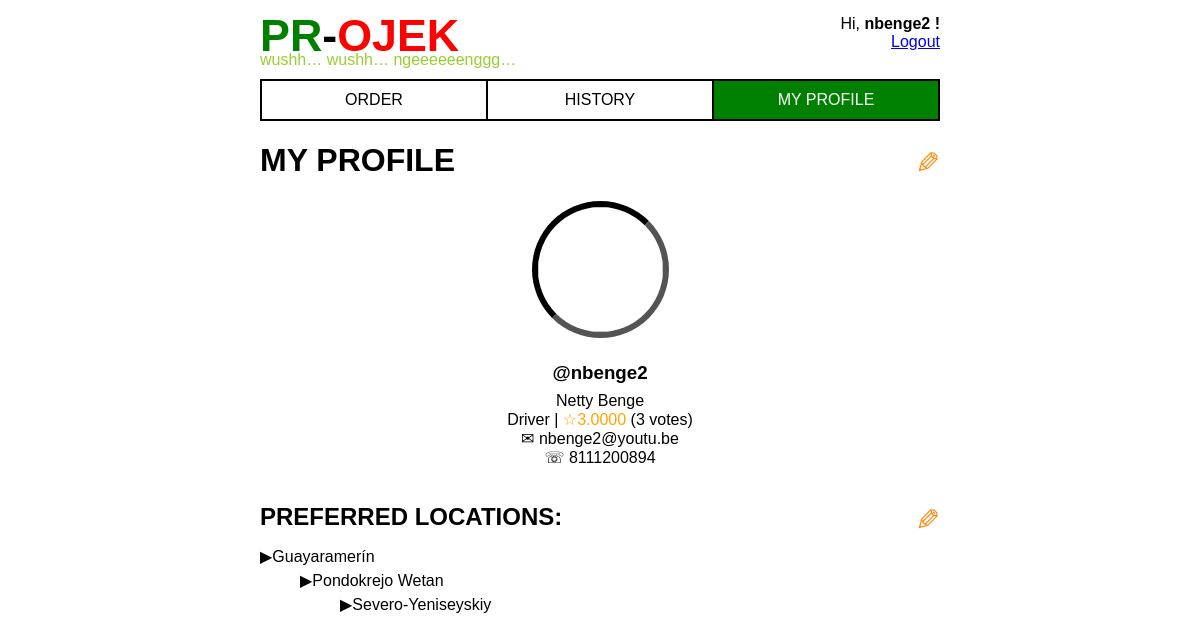
Page /site/profile/index.php?id=3 on the committed database.
### tables this page shows
CREATE TABLE `users` (
  `id` int(11) NOT NULL AUTO_INCREMENT,
  `username` varchar(20) NOT NULL,
  `password` varchar(60) NOT NULL,
  `full_name` varchar(255) NOT NULL,
  `email` varchar(255) NOT NULL,
  `phone_number` varchar(100) NOT NULL,
  `is_driver` tinyint(1) NOT NULL,
  PRIMARY KEY (`id`),
  UNIQUE KEY (`username`)
);

CREATE TABLE `locations` (
  `id` int(11) NOT NULL AUTO_INCREMENT,
  `driver_id` int(11) NOT NULL,
  `name` varchar(255) NOT NULL,
  PRIMARY KEY (`id`),
  FOREIGN KEY (`driver_id`) REFERENCES `users` (`id`) ON DELETE RESTRICT ON UPDATE CASCADE
);

### site/profile/index.php (called while the page is built)
<?php
require_once __DIR__ . '/../../app/autoload.php';
require_once __DIR__ . '/../../app/model/User.php';
$data->current_user = User::get_by_id($_GET['id']);
$data->current_tab = 'profile';
require __DIR__ . '/../../app/view/html.view.php';
require __DIR__ . '/../../app/view/status.view.php';
require __DIR__ . '/../../app/view/profile/profile.view.php';
require __DIR__ . '/../../app/view/html_end.view.php';
?>

### app/autoload.php (called while the page is built, shortened)
<?php
$data = new stdClass ();
$data->doc_root = $DOC_ROOT;
?>

### app/db.php (called while the page is built, shortened)
<?php
class Db {
    private static $connection = null;
    public static function get_connection () {
        global $DB_CONNECTION_STRING, $DB_USER, $DB_PASS;
        if (self::$connection == null) {
            $connection = new PDO ($DB_CONNECTION_STRING, $DB_USER, $DB_PASS);
            $connection->setAttribute
                (PDO::ATTR_ERRMODE, PDO::ERRMODE_EXCEPTION);
            self::$connection = $connection;
        }
        return self::$connection;
    }
}
?>

### app/model/User.php (called while the page is built, shortened)
<?php
require_once __DIR__ . '/../db.php';
require_once __DIR__ . '/BaseModel.php';
class User extends BaseModel {
    public $id;
    private $driver_popularity;
    public static function get_by_id ($id) {
        $stmt =
            Db::get_connection ()->prepare ("SELECT * FROM users WHERE id=:id");
        $stmt->bindParam (':id', $id);
        $stmt->execute ();
        return $stmt->fetchObject ('User');
    }
    public function get_locations () {
        $stmt =
            Db::get_connection ()->prepare
                ("SELECT * FROM locations WHERE driver_id=:driver_id");
        $stmt->bindParam (':driver_id', $this->id);
        $stmt->execute ();
        return $this->locations =
            $stmt->fetchAll (PDO::FETCH_CLASS, 'Location');
    }
    public function get_driver_popularity () {
        if (isset ($this->driver_popularity)) {
            return $this->driver_popularity;
        }
        $stmt =
            Db::get_connection ()->prepare
                ("SELECT * FROM popularities WHERE driver_id=:driver_id");
        $stmt->bindParam (':driver_id', $this->id);
        $stmt->execute ();
        return $this->driver_popularity = $stmt->fetchObject ('Popularity');
    }
}
?>

### app/model/BaseModel.php (called while the page is built, shortened)
<?php
class BaseModel {
    public function __get ($name) {
        $method_name = "get_" . $name;
        if (method_exists ($this, $method_name)) {
            return $this->$method_name ();
        }
        return null;
    }
}
?>

### app/view/profile/profile.view.php (the view)
<div class="profile-container">
	<div class="profile-title-container">
		<div class="section-title">
			<h1>MY PROFILE</h1>
		</div>
		<div class="edit-button">
			<div><a href="edit.php?id=<?php echo htmlspecialchars($data->current_user->id) ?>">&#10000;</a></div>
		</div>
	</div>
	<div class="profile-content-container">
		<img class="image-circle" src="<?= $data->doc_root ?>/api/avatar.php?id=<?= $data->current_user->id ?>"/>
		<h3>@<?php echo $data->current_user->username ?></h3>
		<div class="profile-information-container">
			<?php echo $data->current_user->full_name ?><br>
			<?php if($data->current_user->is_driver == 1){?>
				Driver | <span id="driver-status">&#9734;<?php echo $data->current_user->driver_popularity->rating ?? '-' ?></span> (<?php echo $data->current_user->driver_popularity->vote_count ?? '-' ?> votes)
			<?php }else{?>
				Non-Driver
			<?php }?><br>
			&#9993; <?php echo $data->current_user->email ?><br>
			&#9743; <?php echo $data->current_user->phone_number ?></p>
		</div>
	</div>
	<div class="location-container">
		<div class="location-title-container">
			<div class="sub-section-title">
				<h2>PREFERRED LOCATIONS:</h2>
			</div>
			<div class="edit-button">
				<div><a href="locations.php?id=<?php echo htmlspecialchars($data->current_user->id)?>">&#10000;</a></div>
			</div>
		</div>
		<div class="list-container">
			<?php $count = 1; ?>
			<?php foreach ($data->current_user->locations as $location) { ?>
			<ul>
				<li><?php echo $location->name ?></li>
			<?php $count = $count+1;} ?>
			<?php
				for ($i = 0; $i < $count; $i++) {
					echo '</ul>';
				}
			?>
		</div>
	</div>
</div>

### app/view/status.view.php
<header class="status">
<div class="logo">
  <div class="title"><span>PR</span>-<span>OJEK</span></div>
  <div class="sub-title">wushh&hellip; wushh&hellip; ngeeeeeenggg&hellip;</div>
</div>
<div class="login-info">
  <div>Hi, <b><?= $data->current_user->username ?>&nbsp;!</b></div>
  <div><a href="<?= $data->doc_root ?>/index.php">Logout</a></div>
</div>
<nav class="navtab">
  <a id="navtab-order" class="<?= $data->current_tab == 'order' ? 'selected' : '' ?>" href="<?= $data->doc_root ?>/order/index.php?id=<?= $data->current_user->id ?>">Order</a>
  <a id="navtab-history" class="<?= $data->current_tab == 'history' ? 'selected' : '' ?>" href="<?= $data->doc_root ?>/history/index.php?id=<?= $data->current_user->id ?>">History</a>
  <a id="navtab-profile" class="<?= $data->current_tab == 'profile' ? 'selected' : '' ?>" href="<?= $data->doc_root ?>/profile/index.php?id=<?= $data->current_user->id ?>">My Profile</a>
</nav>
</header>

### site/static/main.css (style rules this page uses)
html { height: 100%; }
body { min-height: 100%; max-width: 680px; margin: auto; display: flex; flex-direction: column; align-items: stretch; font-family: Arial, Helvetica, sans-serif; }
.title { font-family: 'Bebas Neue', 'Arial Narrow', sans-serif; font-size: 2.8em; font-weight: bold; text-transform: uppercase; }
.status { display: flex; flex-wrap: wrap; justify-content: space-between; margin-top: 10px; }
.login-info { padding-top: 5px; display: flex; flex-direction: column; align-items: flex-end; }
.logo { margin-bottom: 10px; }
.logo > .title > span:first-child { color: green; }
.logo > .title > span:last-child { color: red; }
.logo > .sub-title { color: yellowgreen; margin-top: -10px; }
.navtab { width: 100%; display: flex; }
.navtab > a { text-decoration: none; color: black; padding: 10px; border: solid 2px black; border-left: none; width: 0px; flex-grow: 1; text-align: center; text-transform: uppercase; }
.navtab > a:first-child { border-left: solid 2px black; }
.navtab > a.selected { background-color: green; color: white; }
.edit-button a { text-decoration: none; color: #ff8b0e; font-size: 30px; }
.edit-button div { -ms-transform: rotate(180deg); -webkit-transform: rotate(180deg); transform: rotate(180deg); }
.profile-title-container > .section-title, .profile-title-container > .edit-button { display: inline-block; }
.profile-title-container { display: flex; justify-content: space-between; align-items: center; }
.image-circle { border-radius: 50%; border: inset 6px black; height: 125px; width: 125px; align-self: center; margin-bottom: 5px; }
.profile-content-container { display: flex; flex-direction: column; text-align: center; font-family: "Arial"; }
.profile-information-container { margin-top: -10px; }
#driver-status { color: orange; }
.location-title-container { display: flex; flex-direction: row; justify-content: space-between; align-items: center; }
.list-container { margin-left: -40px; margin-top: -20px; }
.list-container ul { list-style: none; }
.list-container li { list-style: none; margin-bottom: 5px; }
.list-container ul li:before { content: "\25b6"; }

### rows in the picture
users: username "nbenge2", full_name "Netty Benge", email "nbenge2@youtu.be", phone_number "8111200894"
locations: name "Guayaramerín"
locations: name "Pondokrejo Wetan"
locations: name "Severo-Yeniseyskiy"

### other values in the picture
$data->current_user->driver_popularity->rating "3.0000"
$data->current_user->driver_popularity->vote_count "3"
